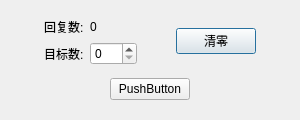
<?xml version="1.0" encoding="UTF-8"?>
<ui version="4.0">
 <class>CtrlEnterTrayClass</class>
 <widget class="QDialog" name="CtrlEnterTrayClass">
  <property name="geometry">
   <rect>
    <x>0</x>
    <y>0</y>
    <width>300</width>
    <height>120</height>
   </rect>
  </property>
  <property name="minimumSize">
   <size>
    <width>300</width>
    <height>120</height>
   </size>
  </property>
  <property name="maximumSize">
   <size>
    <width>300</width>
    <height>120</height>
   </size>
  </property>
  <property name="windowTitle">
   <string>CtrlEnterTray</string>
  </property>
  <layout class="QVBoxLayout" name="verticalLayout">
   <item>
    <layout class="QHBoxLayout" name="horizontalLayout">
     <item>
      <spacer name="horizontalSpacer">
       <property name="orientation">
        <enum>Qt::Horizontal</enum>
       </property>
       <property name="sizeHint" stdset="0">
        <size>
         <width>40</width>
         <height>20</height>
        </size>
       </property>
      </spacer>
     </item>
     <item>
      <layout class="QGridLayout" name="gridLayout">
       <item row="1" column="0">
        <widget class="QLabel" name="label_2">
         <property name="text">
          <string>目标数:</string>
         </property>
        </widget>
       </item>
       <item row="1" column="1" colspan="2">
        <widget class="QSpinBox" name="spinBox">
         <property name="maximum">
          <number>999</number>
         </property>
         <property name="value">
          <number>0</number>
         </property>
        </widget>
       </item>
       <item row="0" column="0">
        <widget class="QLabel" name="label">
         <property name="text">
          <string>回复数:</string>
         </property>
        </widget>
       </item>
       <item row="0" column="1">
        <widget class="QLabel" name="labelNum">
         <property name="text">
          <string>0</string>
         </property>
        </widget>
       </item>
      </layout>
     </item>
     <item>
      <spacer name="horizontalSpacer_2">
       <property name="orientation">
        <enum>Qt::Horizontal</enum>
       </property>
       <property name="sizeHint" stdset="0">
        <size>
         <width>40</width>
         <height>20</height>
        </size>
       </property>
      </spacer>
     </item>
     <item>
      <widget class="QPushButton" name="clrBtn">
       <property name="text">
        <string>清零</string>
       </property>
      </widget>
     </item>
     <item>
      <spacer name="horizontalSpacer_3">
       <property name="orientation">
        <enum>Qt::Horizontal</enum>
       </property>
       <property name="sizeHint" stdset="0">
        <size>
         <width>40</width>
         <height>20</height>
        </size>
       </property>
      </spacer>
     </item>
    </layout>
   </item>
   <item>
    <layout class="QHBoxLayout" name="horizontalLayout_4">
     <item>
      <spacer name="horizontalSpacer_4">
       <property name="orientation">
        <enum>Qt::Horizontal</enum>
       </property>
       <property name="sizeHint" stdset="0">
        <size>
         <width>40</width>
         <height>20</height>
        </size>
       </property>
      </spacer>
     </item>
     <item>
      <widget class="QPushButton" name="processbtn">
       <property name="text">
        <string>PushButton</string>
       </property>
      </widget>
     </item>
     <item>
      <spacer name="horizontalSpacer_5">
       <property name="orientation">
        <enum>Qt::Horizontal</enum>
       </property>
       <property name="sizeHint" stdset="0">
        <size>
         <width>40</width>
         <height>20</height>
        </size>
       </property>
      </spacer>
     </item>
    </layout>
   </item>
  </layout>
 </widget>
 <layoutdefault spacing="6" margin="11"/>
 <resources>
  <include location="ctrlentertray.qrc"/>
 </resources>
 <connections/>
</ui>
